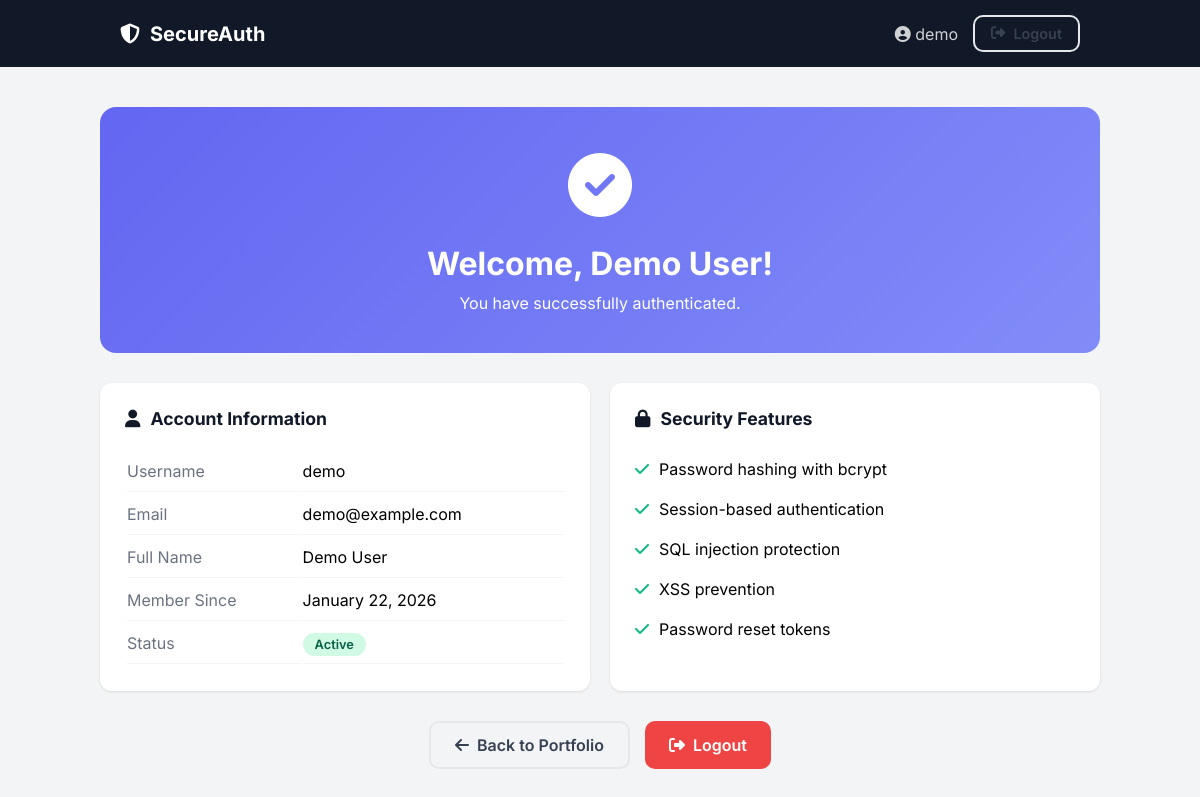
/dashboard.php (signed in), run on the app's committed database.
### tables this page shows
CREATE TABLE IF NOT EXISTS users (
    id INT AUTO_INCREMENT PRIMARY KEY,
    username VARCHAR(50) UNIQUE NOT NULL,
    email VARCHAR(100) UNIQUE NOT NULL,
    password VARCHAR(255) NOT NULL,
    full_name VARCHAR(100),
    avatar VARCHAR(255),
    is_active BOOLEAN DEFAULT TRUE,
    created_at TIMESTAMP DEFAULT CURRENT_TIMESTAMP
);

### includes/db.php (called while the page is built, shortened)
<?php
$conn = new mysqli("localhost", "root", "", "auth_system_db");
function e($s) { return htmlspecialchars($s, ENT_QUOTES, 'UTF-8'); }
function isLoggedIn() {
    return isset($_SESSION['user_id']);
}
function getCurrentUser() {
    global $conn;
    $id = (int)$_SESSION['user_id'];
    $result = $conn->query("SELECT * FROM users WHERE id = $id");
    return $result->fetch_assoc();
}
?>

### dashboard.php (the view, shortened to what this page needs)
<?php
require_once 'includes/db.php';
$user = getCurrentUser();
?>
<!DOCTYPE html>
<html lang="en">
<head>
    <link rel="stylesheet" href="https://cdnjs.cloudflare.com/ajax/libs/font-awesome/6.5.1/css/all.min.css">
    <link rel="stylesheet" href="css/style.css">
</head>
<body class="dashboard-page">
    <header class="dashboard-header">
        <div class="container">
            <div class="header-content">
                <div class="logo"><i class="fas fa-shield-alt"></i> SecureAuth</div>
                <div class="user-menu">
                    <span class="user-name"><i class="fas fa-user-circle"></i> <?php echo e($user['username']); ?></span>
                    <a href="logout.php" class="btn btn-outline btn-sm"><i class="fas fa-sign-out-alt"></i> Logout</a>
                </div>
            </div>
        </div>
    </header>
    <main class="dashboard-main">
        <div class="container">
            <div class="welcome-card">
                <div class="welcome-icon"><i class="fas fa-check-circle"></i></div>
                <h1>Welcome, <?php echo e($user['full_name'] ?: $user['username']); ?>!</h1>
                <p>You have successfully authenticated.</p>
            </div>
            <div class="info-grid">
                <div class="info-card">
                    <h3><i class="fas fa-user"></i> Account Information</h3>
                    <table class="info-table">
                        <tr><td>Username</td><td><?php echo e($user['username']); ?></td></tr>
                        <tr><td>Email</td><td><?php echo e($user['email']); ?></td></tr>
                        <tr><td>Full Name</td><td><?php echo e($user['full_name'] ?: 'Not set'); ?></td></tr>
                        <tr><td>Member Since</td><td><?php echo date('F j, Y', strtotime($user['created_at'])); ?></td></tr>
                        <tr><td>Status</td><td><span class="badge badge-success">Active</span></td></tr>
                    </table>
                </div>
                <div class="info-card">
                    <h3><i class="fas fa-lock"></i> Security Features</h3>
                    <ul class="feature-list">
                        <li><i class="fas fa-check"></i> Password hashing with bcrypt</li>
                        <li><i class="fas fa-check"></i> Session-based authentication</li>
                        <li><i class="fas fa-check"></i> SQL injection protection</li>
                        <li><i class="fas fa-check"></i> XSS prevention</li>
                        <li><i class="fas fa-check"></i> Password reset tokens</li>
                    </ul>
                </div>
            </div>
            <div class="action-buttons">
                <a href="../../index.html" class="btn btn-outline"><i class="fas fa-arrow-left"></i> Back to Portfolio</a>
                <a href="logout.php" class="btn btn-danger"><i class="fas fa-sign-out-alt"></i> Logout</a>
            </div>
        </div>
    </main>
</body>
</html>

### css/style.css (style rules this page uses)
* { margin: 0; padding: 0; box-sizing: border-box; }
:root { --primary: #6366f1; --primary-dark: #4f46e5; --success: #10b981; --danger: #ef4444; --gray-50: #f9fafb; --gray-100: #f3f4f6; --gray-200: #e5e7eb; --gray-500: #6b7280; --gray-700: #374151; --gray-900: #111827; }
body { font-family: 'Inter', sans-serif; background: linear-gradient(135deg, #667eea 0%, #764ba2 100%); min-height: 100vh; }
.btn { display: inline-flex; align-items: center; justify-content: center; gap: 8px; padding: 12px 24px; border: none; border-radius: 10px; font-size: 1rem; font-weight: 600; cursor: pointer; transition: all 0.2s; text-decoration: none; }
.btn-outline { background: transparent; color: var(--gray-700); border: 2px solid var(--gray-200); }
.btn-danger { background: var(--danger); color: white; }
.btn-sm { padding: 8px 16px; font-size: 0.9rem; }
.dashboard-page { background: var(--gray-100); }
.dashboard-header { background: var(--gray-900); padding: 15px 0; }
.dashboard-header .container { max-width: 1000px; margin: 0 auto; padding: 0 20px; }
.dashboard-header .header-content { display: flex; justify-content: space-between; align-items: center; }
.dashboard-header .logo { color: white; font-size: 1.25rem; font-weight: 700; display: flex; align-items: center; gap: 10px; }
.user-menu { display: flex; align-items: center; gap: 15px; }
.user-name { color: rgba(255, 255, 255, 0.8); }
.dashboard-main { padding: 40px 20px; }
.dashboard-main .container { max-width: 1000px; margin: 0 auto; }
.welcome-card { background: linear-gradient(135deg, var(--primary) 0%, #818cf8 100%); color: white; padding: 40px; border-radius: 16px; text-align: center; margin-bottom: 30px; }
.welcome-icon { font-size: 4rem; margin-bottom: 20px; }
.welcome-card h1 { font-size: 2rem; margin-bottom: 10px; }
.info-grid { display: grid; grid-template-columns: 1fr 1fr; gap: 20px; margin-bottom: 30px; }
.info-card { background: white; padding: 25px; border-radius: 12px; box-shadow: 0 1px 3px rgba(0, 0, 0, 0.1); }
.info-card h3 { font-size: 1.1rem; margin-bottom: 20px; display: flex; align-items: center; gap: 10px; color: var(--gray-900); }
.info-table { width: 100%; }
.info-table td { padding: 10px 0; border-bottom: 1px solid var(--gray-100); }
.info-table td:first-child { color: var(--gray-500); width: 40%; }
.feature-list { list-style: none; }
.feature-list li { padding: 10px 0; display: flex; align-items: center; gap: 10px; }
.feature-list i { color: var(--success); }
.badge { padding: 4px 12px; border-radius: 20px; font-size: 0.8rem; font-weight: 600; }
.badge-success { background: #d1fae5; color: #065f46; }
.action-buttons { display: flex; gap: 15px; justify-content: center; }

### data on the page
users: username "demo", full_name "Demo User", email "demo@example.com", created_at "January 22, 2026"
